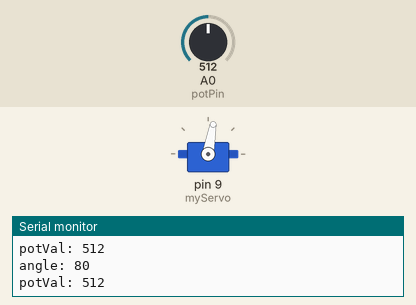
This sketch was run on a simulated Arduino Uno, built with avr-gcc and run on an emulated ATmega328P. On the bench: servo, the last lines printed to the serial monitor. Inputs (shaded band) come from the test bench; at power-on: A0 (potPin) = 512.

Above: at 1.2 s.
1.3 s: A0 (potPin) set to 107
At 1.7 s:
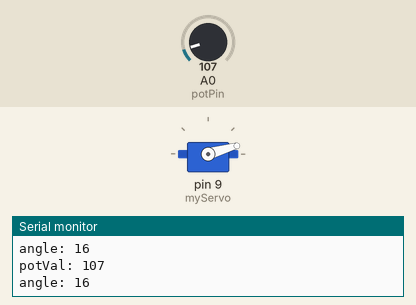
2.8 s: A0 (potPin) set to 89
At 3.3 s:
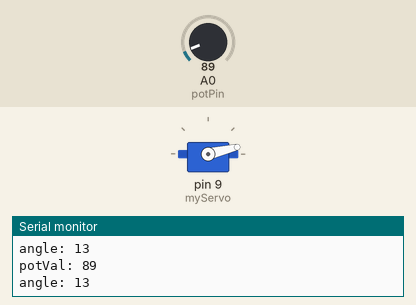
4.3 s: A0 (potPin) set to 306
At 4.8 s:
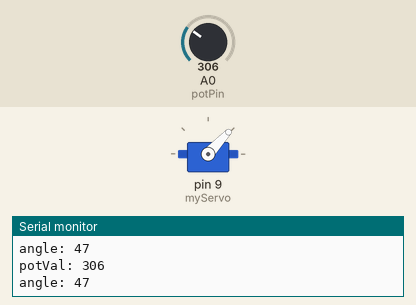
5.8 s: A0 (potPin) set to 511
At 6.7 s:
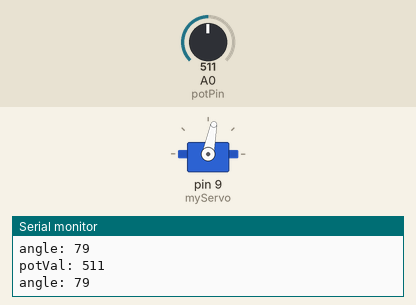
7.3 s: A0 (potPin) set to 716
At 8.4 s:
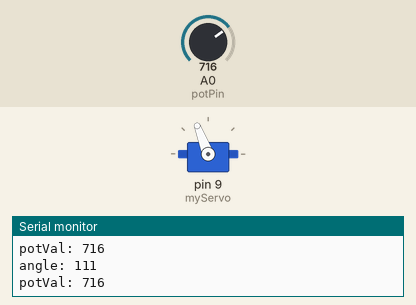
8.8 s: A0 (potPin) set to 900
At 10.3 s:
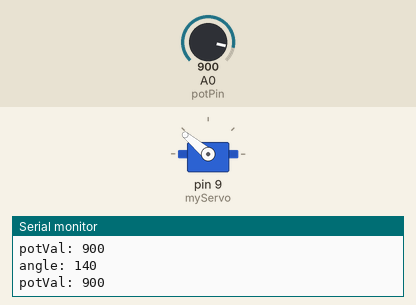
Timing chart, 0 to 11.3 s (numbered marks = the images above; inputs shaded):
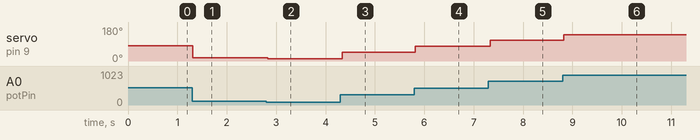

Measured:
- after the input at 1.3 s, servo on pin 9 (myServo): 80° → 16° at once
- after the input at 2.8 s, servo on pin 9 (myServo): 16° → 13° at once
- after the input at 4.3 s, servo on pin 9 (myServo): 13° → 47° at once
- after the input at 5.8 s, servo on pin 9 (myServo): 47° → 79° at once
- after the input at 7.3 s, servo on pin 9 (myServo): 79° → 111° at once
- after the input at 8.8 s, servo on pin 9 (myServo): 111° → 140° at once

The sketch:

sketch_may31a.ino
```cpp
#include <Servo.h>
Servo myServo;
int const potPin=A0;
int potVal;
int angle;

void setup() {
  // put your setup code here, to run once:
  myServo.attach(9);
  Serial.begin(9600);
}

void loop() {
  // put your main code here, to run repeatedly:
  potVal=analogRead(potPin);
  Serial.print("potVal: ");
  Serial.println(potVal);

  //angle=168;
  angle=map(potVal, 0, 1023, 0, 160);
  Serial.print("angle: ");
  Serial.println(angle);
  Serial.println();

  myServo.write(angle);
  delay(15);
}
```
